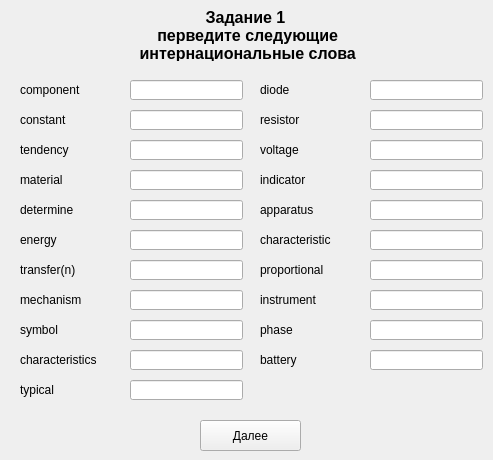
<?xml version="1.0" encoding="UTF-8"?>
<ui version="4.0">
 <class>Zadanie1_part1</class>
 <widget class="QWidget" name="Zadanie1_part1">
  <property name="geometry">
   <rect>
    <x>0</x>
    <y>0</y>
    <width>493</width>
    <height>460</height>
   </rect>
  </property>
  <property name="windowTitle">
   <string>Form</string>
  </property>
  <widget class="QLabel" name="label_title">
   <property name="geometry">
    <rect>
     <x>10</x>
     <y>10</y>
     <width>471</width>
     <height>51</height>
    </rect>
   </property>
   <property name="font">
    <font>
     <pointsize>12</pointsize>
     <weight>75</weight>
     <bold>true</bold>
     <strikeout>false</strikeout>
    </font>
   </property>
   <property name="cursor">
    <cursorShape>ArrowCursor</cursorShape>
   </property>
   <property name="text">
    <string>Задание 1
 перведите следующие
 интернациональные слова</string>
   </property>
   <property name="textFormat">
    <enum>Qt::AutoText</enum>
   </property>
   <property name="alignment">
    <set>Qt::AlignCenter</set>
   </property>
  </widget>
  <widget class="QLabel" name="label_word_1">
   <property name="geometry">
    <rect>
     <x>20</x>
     <y>80</y>
     <width>101</width>
     <height>20</height>
    </rect>
   </property>
   <property name="text">
    <string>component</string>
   </property>
  </widget>
  <widget class="QLineEdit" name="lineEdit_word_1">
   <property name="geometry">
    <rect>
     <x>130</x>
     <y>80</y>
     <width>113</width>
     <height>20</height>
    </rect>
   </property>
  </widget>
  <widget class="QLabel" name="label_word_2">
   <property name="geometry">
    <rect>
     <x>20</x>
     <y>110</y>
     <width>101</width>
     <height>20</height>
    </rect>
   </property>
   <property name="text">
    <string>constant</string>
   </property>
  </widget>
  <widget class="QLineEdit" name="lineEdit_word_2">
   <property name="geometry">
    <rect>
     <x>130</x>
     <y>110</y>
     <width>113</width>
     <height>20</height>
    </rect>
   </property>
  </widget>
  <widget class="QLabel" name="label_word_3">
   <property name="geometry">
    <rect>
     <x>20</x>
     <y>140</y>
     <width>101</width>
     <height>20</height>
    </rect>
   </property>
   <property name="text">
    <string>tendency</string>
   </property>
  </widget>
  <widget class="QLineEdit" name="lineEdit_word_3">
   <property name="geometry">
    <rect>
     <x>130</x>
     <y>140</y>
     <width>113</width>
     <height>20</height>
    </rect>
   </property>
  </widget>
  <widget class="QLabel" name="label_word_4">
   <property name="geometry">
    <rect>
     <x>20</x>
     <y>170</y>
     <width>101</width>
     <height>20</height>
    </rect>
   </property>
   <property name="text">
    <string>material</string>
   </property>
  </widget>
  <widget class="QLineEdit" name="lineEdit_word_4">
   <property name="geometry">
    <rect>
     <x>130</x>
     <y>170</y>
     <width>113</width>
     <height>20</height>
    </rect>
   </property>
  </widget>
  <widget class="QLabel" name="label_word_5">
   <property name="geometry">
    <rect>
     <x>20</x>
     <y>200</y>
     <width>101</width>
     <height>20</height>
    </rect>
   </property>
   <property name="text">
    <string>determine</string>
   </property>
  </widget>
  <widget class="QLineEdit" name="lineEdit_word_5">
   <property name="geometry">
    <rect>
     <x>130</x>
     <y>200</y>
     <width>113</width>
     <height>20</height>
    </rect>
   </property>
  </widget>
  <widget class="QLabel" name="label_word_6">
   <property name="geometry">
    <rect>
     <x>20</x>
     <y>230</y>
     <width>101</width>
     <height>20</height>
    </rect>
   </property>
   <property name="text">
    <string>energy</string>
   </property>
  </widget>
  <widget class="QLineEdit" name="lineEdit_word_6">
   <property name="geometry">
    <rect>
     <x>130</x>
     <y>230</y>
     <width>113</width>
     <height>20</height>
    </rect>
   </property>
  </widget>
  <widget class="QLabel" name="label_word_7">
   <property name="geometry">
    <rect>
     <x>20</x>
     <y>260</y>
     <width>101</width>
     <height>20</height>
    </rect>
   </property>
   <property name="text">
    <string>transfer(n)</string>
   </property>
  </widget>
  <widget class="QLineEdit" name="lineEdit_word_7">
   <property name="geometry">
    <rect>
     <x>130</x>
     <y>260</y>
     <width>113</width>
     <height>20</height>
    </rect>
   </property>
  </widget>
  <widget class="QLabel" name="label_word_8">
   <property name="geometry">
    <rect>
     <x>20</x>
     <y>290</y>
     <width>101</width>
     <height>20</height>
    </rect>
   </property>
   <property name="text">
    <string>mechanism</string>
   </property>
  </widget>
  <widget class="QLineEdit" name="lineEdit_word_8">
   <property name="geometry">
    <rect>
     <x>130</x>
     <y>290</y>
     <width>113</width>
     <height>20</height>
    </rect>
   </property>
  </widget>
  <widget class="QLabel" name="label_word_9">
   <property name="geometry">
    <rect>
     <x>20</x>
     <y>320</y>
     <width>101</width>
     <height>20</height>
    </rect>
   </property>
   <property name="text">
    <string>symbol</string>
   </property>
  </widget>
  <widget class="QLineEdit" name="lineEdit_word_9">
   <property name="geometry">
    <rect>
     <x>130</x>
     <y>320</y>
     <width>113</width>
     <height>20</height>
    </rect>
   </property>
  </widget>
  <widget class="QLabel" name="label_word_10">
   <property name="geometry">
    <rect>
     <x>20</x>
     <y>350</y>
     <width>101</width>
     <height>20</height>
    </rect>
   </property>
   <property name="text">
    <string>characteristics</string>
   </property>
  </widget>
  <widget class="QLineEdit" name="lineEdit_word_10">
   <property name="geometry">
    <rect>
     <x>130</x>
     <y>350</y>
     <width>113</width>
     <height>20</height>
    </rect>
   </property>
  </widget>
  <widget class="QLabel" name="label_word_11">
   <property name="geometry">
    <rect>
     <x>20</x>
     <y>380</y>
     <width>101</width>
     <height>20</height>
    </rect>
   </property>
   <property name="text">
    <string>typical</string>
   </property>
  </widget>
  <widget class="QLineEdit" name="lineEdit_word_11">
   <property name="geometry">
    <rect>
     <x>130</x>
     <y>380</y>
     <width>113</width>
     <height>20</height>
    </rect>
   </property>
  </widget>
  <widget class="QLabel" name="label_word_12">
   <property name="geometry">
    <rect>
     <x>260</x>
     <y>80</y>
     <width>101</width>
     <height>20</height>
    </rect>
   </property>
   <property name="text">
    <string>diode</string>
   </property>
  </widget>
  <widget class="QLineEdit" name="lineEdit_word_12">
   <property name="geometry">
    <rect>
     <x>370</x>
     <y>80</y>
     <width>113</width>
     <height>20</height>
    </rect>
   </property>
  </widget>
  <widget class="QLabel" name="label_word_13">
   <property name="geometry">
    <rect>
     <x>260</x>
     <y>110</y>
     <width>101</width>
     <height>20</height>
    </rect>
   </property>
   <property name="text">
    <string>resistor</string>
   </property>
  </widget>
  <widget class="QLineEdit" name="lineEdit_word_13">
   <property name="geometry">
    <rect>
     <x>370</x>
     <y>110</y>
     <width>113</width>
     <height>20</height>
    </rect>
   </property>
  </widget>
  <widget class="QLabel" name="label_word_14">
   <property name="geometry">
    <rect>
     <x>260</x>
     <y>140</y>
     <width>101</width>
     <height>20</height>
    </rect>
   </property>
   <property name="text">
    <string>voltage</string>
   </property>
  </widget>
  <widget class="QLineEdit" name="lineEdit_word_14">
   <property name="geometry">
    <rect>
     <x>370</x>
     <y>140</y>
     <width>113</width>
     <height>20</height>
    </rect>
   </property>
  </widget>
  <widget class="QLabel" name="label_word_15">
   <property name="geometry">
    <rect>
     <x>260</x>
     <y>170</y>
     <width>101</width>
     <height>20</height>
    </rect>
   </property>
   <property name="text">
    <string>indicator</string>
   </property>
  </widget>
  <widget class="QLineEdit" name="lineEdit_word_15">
   <property name="geometry">
    <rect>
     <x>370</x>
     <y>170</y>
     <width>113</width>
     <height>20</height>
    </rect>
   </property>
  </widget>
  <widget class="QLabel" name="label_word_16">
   <property name="geometry">
    <rect>
     <x>260</x>
     <y>200</y>
     <width>101</width>
     <height>20</height>
    </rect>
   </property>
   <property name="text">
    <string>apparatus</string>
   </property>
  </widget>
  <widget class="QLineEdit" name="lineEdit_word_16">
   <property name="geometry">
    <rect>
     <x>370</x>
     <y>200</y>
     <width>113</width>
     <height>20</height>
    </rect>
   </property>
  </widget>
  <widget class="QLabel" name="label_word_17">
   <property name="geometry">
    <rect>
     <x>260</x>
     <y>230</y>
     <width>101</width>
     <height>20</height>
    </rect>
   </property>
   <property name="text">
    <string>characteristic</string>
   </property>
  </widget>
  <widget class="QLineEdit" name="lineEdit_word_17">
   <property name="geometry">
    <rect>
     <x>370</x>
     <y>230</y>
     <width>113</width>
     <height>20</height>
    </rect>
   </property>
  </widget>
  <widget class="QLabel" name="label_word_18">
   <property name="geometry">
    <rect>
     <x>260</x>
     <y>260</y>
     <width>101</width>
     <height>20</height>
    </rect>
   </property>
   <property name="text">
    <string>proportional</string>
   </property>
  </widget>
  <widget class="QLineEdit" name="lineEdit_word_18">
   <property name="geometry">
    <rect>
     <x>370</x>
     <y>260</y>
     <width>113</width>
     <height>20</height>
    </rect>
   </property>
  </widget>
  <widget class="QLabel" name="label_word_19">
   <property name="geometry">
    <rect>
     <x>260</x>
     <y>290</y>
     <width>101</width>
     <height>20</height>
    </rect>
   </property>
   <property name="text">
    <string>instrument</string>
   </property>
  </widget>
  <widget class="QLineEdit" name="lineEdit_word_19">
   <property name="geometry">
    <rect>
     <x>370</x>
     <y>290</y>
     <width>113</width>
     <height>20</height>
    </rect>
   </property>
  </widget>
  <widget class="QLabel" name="label_word_20">
   <property name="geometry">
    <rect>
     <x>260</x>
     <y>320</y>
     <width>101</width>
     <height>20</height>
    </rect>
   </property>
   <property name="text">
    <string>phase</string>
   </property>
  </widget>
  <widget class="QLineEdit" name="lineEdit_word_20">
   <property name="geometry">
    <rect>
     <x>370</x>
     <y>320</y>
     <width>113</width>
     <height>20</height>
    </rect>
   </property>
  </widget>
  <widget class="QLabel" name="label_word_21">
   <property name="geometry">
    <rect>
     <x>260</x>
     <y>350</y>
     <width>101</width>
     <height>20</height>
    </rect>
   </property>
   <property name="text">
    <string>battery</string>
   </property>
  </widget>
  <widget class="QLineEdit" name="lineEdit_word_21">
   <property name="geometry">
    <rect>
     <x>370</x>
     <y>350</y>
     <width>113</width>
     <height>20</height>
    </rect>
   </property>
  </widget>
  <widget class="QPushButton" name="pushButton_answer">
   <property name="geometry">
    <rect>
     <x>200</x>
     <y>420</y>
     <width>101</width>
     <height>31</height>
    </rect>
   </property>
   <property name="text">
    <string>Далее</string>
   </property>
  </widget>
  <widget class="QLabel" name="label_timer">
   <property name="geometry">
    <rect>
     <x>320</x>
     <y>420</y>
     <width>171</width>
     <height>31</height>
    </rect>
   </property>
   <property name="text">
    <string/>
   </property>
  </widget>
  <widget class="QLabel" name="label_img">
   <property name="geometry">
    <rect>
     <x>0</x>
     <y>0</y>
     <width>501</width>
     <height>461</height>
    </rect>
   </property>
   <property name="text">
    <string/>
   </property>
   <property name="pixmap">
    <pixmap>../../../img/for_tests.jpg</pixmap>
   </property>
  </widget>
  <zorder>label_img</zorder>
  <zorder>label_title</zorder>
  <zorder>label_word_1</zorder>
  <zorder>lineEdit_word_1</zorder>
  <zorder>label_word_2</zorder>
  <zorder>lineEdit_word_2</zorder>
  <zorder>label_word_3</zorder>
  <zorder>lineEdit_word_3</zorder>
  <zorder>label_word_4</zorder>
  <zorder>lineEdit_word_4</zorder>
  <zorder>label_word_5</zorder>
  <zorder>lineEdit_word_5</zorder>
  <zorder>label_word_6</zorder>
  <zorder>lineEdit_word_6</zorder>
  <zorder>label_word_7</zorder>
  <zorder>lineEdit_word_7</zorder>
  <zorder>label_word_8</zorder>
  <zorder>lineEdit_word_8</zorder>
  <zorder>label_word_9</zorder>
  <zorder>lineEdit_word_9</zorder>
  <zorder>label_word_10</zorder>
  <zorder>lineEdit_word_10</zorder>
  <zorder>label_word_11</zorder>
  <zorder>lineEdit_word_11</zorder>
  <zorder>label_word_12</zorder>
  <zorder>lineEdit_word_12</zorder>
  <zorder>label_word_13</zorder>
  <zorder>lineEdit_word_13</zorder>
  <zorder>label_word_14</zorder>
  <zorder>lineEdit_word_14</zorder>
  <zorder>label_word_15</zorder>
  <zorder>lineEdit_word_15</zorder>
  <zorder>label_word_16</zorder>
  <zorder>lineEdit_word_16</zorder>
  <zorder>label_word_17</zorder>
  <zorder>lineEdit_word_17</zorder>
  <zorder>label_word_18</zorder>
  <zorder>lineEdit_word_18</zorder>
  <zorder>label_word_19</zorder>
  <zorder>lineEdit_word_19</zorder>
  <zorder>label_word_20</zorder>
  <zorder>lineEdit_word_20</zorder>
  <zorder>label_word_21</zorder>
  <zorder>lineEdit_word_21</zorder>
  <zorder>pushButton_answer</zorder>
  <zorder>label_timer</zorder>
 </widget>
 <resources/>
 <connections/>
</ui>
